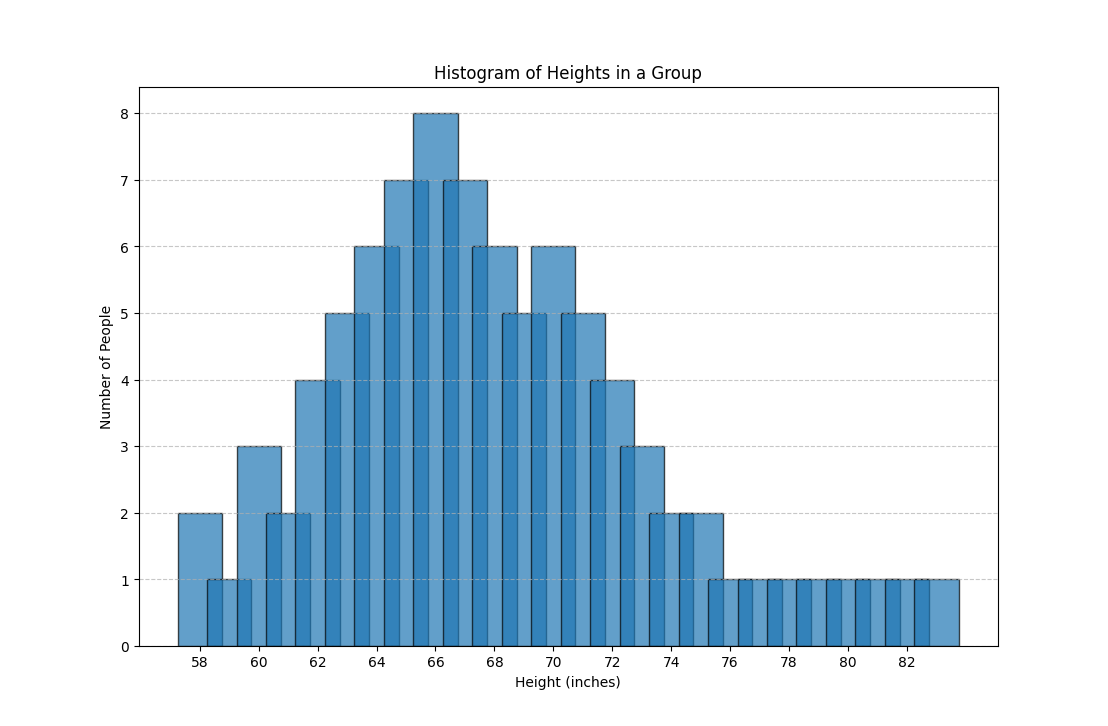

Reproduce this figure in Python.
import matplotlib.pyplot as plt

# Simulated height data (in inches) based on a real distribution
height_data = [58, 59, 60, 61, 62, 63, 64, 65, 66, 67, 68, 69, 70, 71, 72, 
               73, 74, 75, 76, 77, 78, 79, 80, 81, 82, 83]  

# Frequency distribution (number of people for each height range)
frequency = [2, 1, 3, 2, 4, 5, 6, 7, 8, 7, 6, 5, 6, 5, 4, 
             3, 2, 2, 1, 1, 1, 1, 1, 1, 1, 1]

# Plot histogram
plt.figure(figsize=(8, 6))
plt.bar(height_data, frequency, width=1.5, edgecolor="black", alpha=0.7)

# Labels and title
plt.xlabel("Height (inches)")
plt.ylabel("Number of People")
plt.title("Histogram of Heights in a Group")
plt.xticks(range(58, 84, 2))  # Setting x-axis labels at every 2-inch interval
plt.grid(axis="y", linestyle="--", alpha=0.7)

# Show the plot
plt.show()
